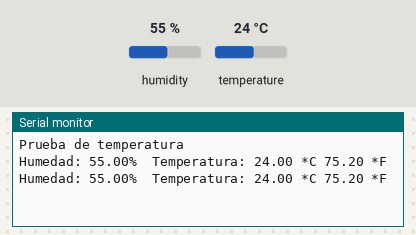
Bench run of a sketch on a simulated Arduino Uno, built with avr-gcc and run on an emulated ATmega328P. Parts: the last lines printed to the serial monitor. The test bench sets the inputs (shaded band); at power-on: humidity 55 %, temperature 24 °C.

Above: at 10.8 s.
10.9 s: humidity set to 22 %
At 15.6 s:
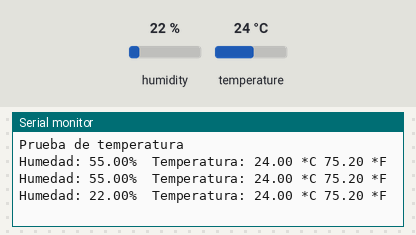
18.4 s: temperature set to 12 °C
At 21.5 s:
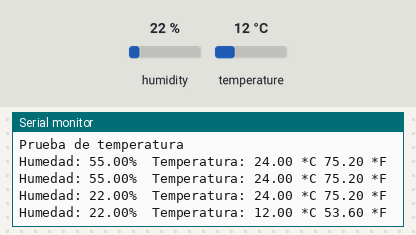
25.9 s: humidity set to 40 %
At 30.9 s:
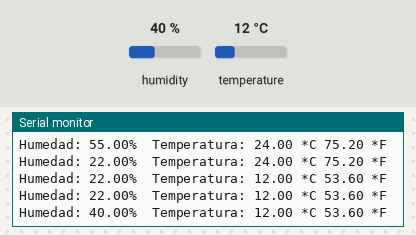
Timing chart, 0 to 32.4 s (numbered marks = the images above; inputs shaded):
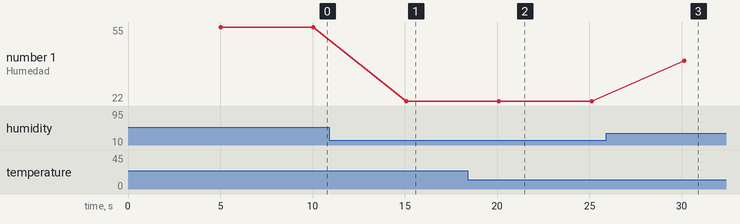

Measured:
- after the input at 10.9 s, the serial monitor: prints a new line after 4.2 s (image 1)
- after the input at 18.4 s, the serial monitor: prints a new line after 1.7 s (image 2)
- after the input at 25.9 s, the serial monitor: prints a new line after 4.2 s (image 3)
- plotted number 1: 55 → 22 after the input at 10.9 s, 22 → 40 after the input at 25.9 s

The sketch:

temp_humedad.ino
```cpp
#include "DHT.h"    //  fdsff
#define DHTPIN 2
#define DHTTYPE DHT11
DHT dht(DHTPIN, DHTTYPE);
float h,t,f;

void setup() {
  Serial.begin(9600);
  Serial.println("Prueba de temperatura");
  dht.begin();

}

void loop() {
  delay(5000);  // tiempo entre medidas  puede cambiarse a 5000
  h=dht.readHumidity();
  t=dht.readTemperature();
  f=dht.readTemperature(true);  //  el true dice que es farenheit.  si no tiene true lee en celsius
   if(isnan(h)||isnan(t)||isnan(f))   // isnan verifica si la lectura es un numero.  pudiera ser un simbolo y debe salir error en la medición. isnan = is not a number
    {
    Serial.println("Error en la medición");
    return;
    }
  Serial.print("Humedad: ");
  Serial.print(h);
  Serial.print("%\t");   // el \t  deja una tabulación
  Serial.print("Temperatura: ");
  Serial.print(t);
  Serial.print(" *C ");
  Serial.print(f);
  Serial.println(" *F\t");
}
```
